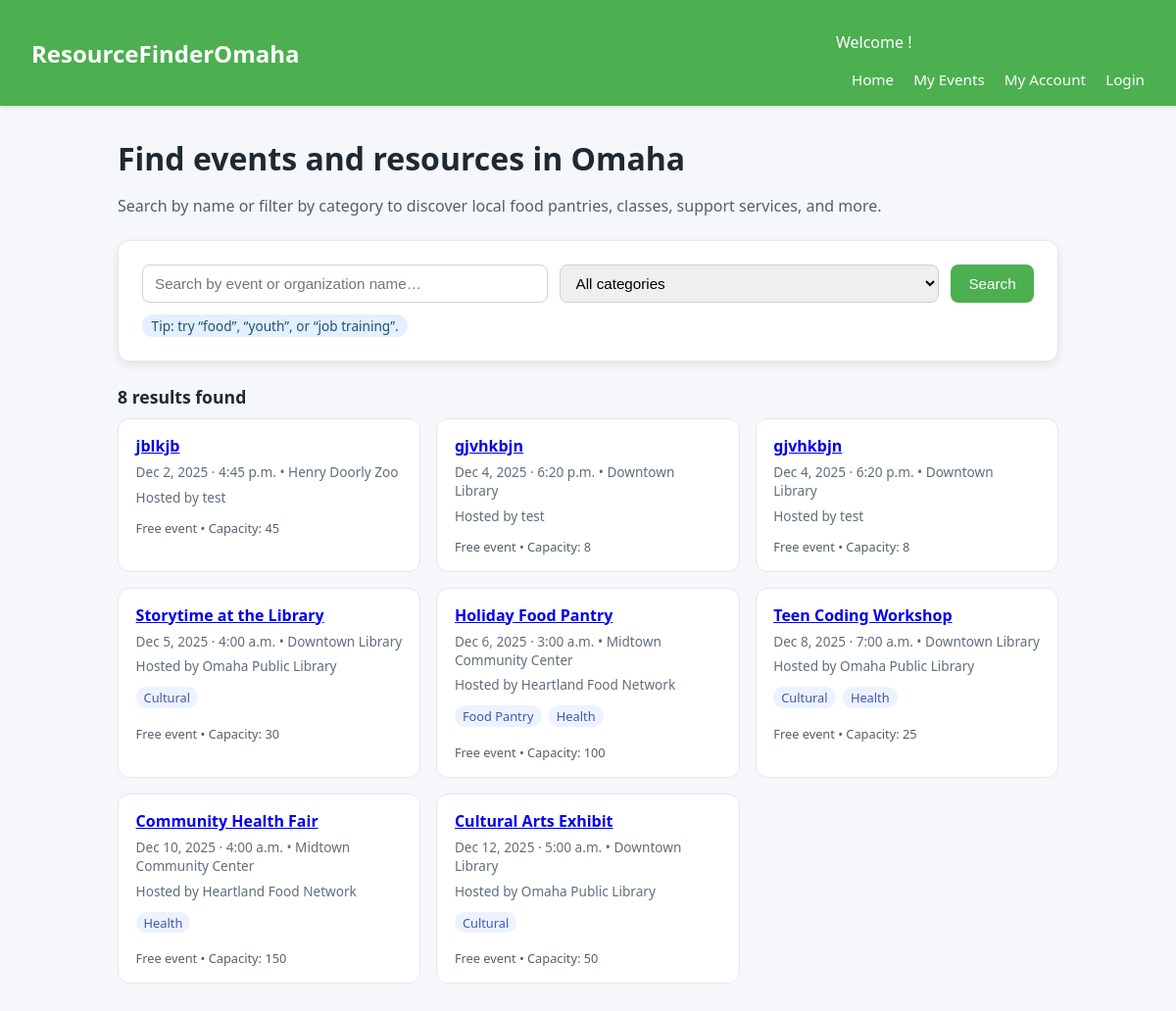
/accounts/profile/, run on the app's committed database.
### events/models.py (models this page shows, shortened)
class TimeStamped(models.Model):
    created_at = models.DateTimeField(auto_now_add=True)
    updated_at = models.DateTimeField(auto_now=True)
    class Meta:
        abstract = True

class Event(TimeStamped):
    org = models.ForeignKey(Organization, on_delete=models.CASCADE, related_name="events")
    title = models.CharField(max_length=200)
    description = models.TextField(blank=True)
    start_at = models.DateTimeField()
    end_at = models.DateTimeField(null=True, blank=True)
    location = models.ForeignKey(Location, on_delete=models.PROTECT, related_name="events")
    is_free = models.BooleanField(default=True)
    url = models.URLField(blank=True)
    capacity = models.PositiveIntegerField(null=True, blank=True)
    categories = models.ManyToManyField(Category, related_name="events", blank=True)
    is_published = models.BooleanField(default=True)
    class Meta:
        indexes = [
            models.Index(fields=["start_at"]),
            models.Index(fields=["is_published"]),
        ]
        ordering = ["start_at"]

class Location(TimeStamped):
    name = models.CharField(max_length=120, blank=True)
    address1 = models.CharField(max_length=200, blank=True)
    address2 = models.CharField(max_length=200, blank=True)
    city = models.CharField(max_length=80, default="Omaha")
    state = models.CharField(max_length=2, default="NE")
    postal_code = models.CharField(max_length=15, blank=True)
    latitude = models.FloatField(null=True, blank=True)
    longitude = models.FloatField(null=True, blank=True)

class Organization(TimeStamped):
    org = models.OneToOneField(User, on_delete=models.CASCADE) # link extra info to user
    name = models.CharField(max_length=150, unique=True)
    description = models.TextField(blank=True)
    website = models.URLField(blank=True)
    email = models.EmailField(blank=True)
    phone = models.CharField(max_length=30, blank=True)
    is_verified = models.BooleanField(default=False)

class Category(models.Model):
    name = models.CharField(max_length=80, unique=True)
    slug = models.SlugField(max_length=100, unique=True)
    class Meta: #sorts alphabetically
        ordering = ["name"]

### events/views.py (the view)
# urls.py: 2. Add a URL to urlpatterns:  path('', views.home, name='home')
def home(request):
    query = request.GET.get("q", "").strip()
    category_slug = request.GET.get("category", "").strip()
    events = Event.objects.filter(is_published=True).order_by("start_at")
    if query:
        events = events.filter(
            Q(title__icontains=query) |
            Q(org__name__icontains=query)
        )
    if category_slug:
        events = events.filter(categories__slug=category_slug)
    events = events.distinct()
    categories = Category.objects.order_by("name")
    is_org = request.user.groups.filter(name='Organizations').exists()
    context = {
        "events": events,
        "categories": categories,
        "query": query,
        "selected_category": category_slug,
        "is_org": is_org
    }
    return render(request, "home.html", context)

### events/templates/home.html (shortened to what this page needs)
{% extends "base.html" %}
{% block content %}
  <h1 class="page-title">Find events and resources in Omaha</h1>
  <p class="page-subtitle">
    Search by name or filter by category to discover local food pantries, classes,
    support services, and more.
  </p>
  <section class="search-card">
    <form method="get" action="{% url 'home' %}">
      <div class="search-row">
        <input
          type="text"
          name="q"
          placeholder="Search by event or organization name…"
          value="{{ query|default:'' }}"
        />
        <select name="category">
          <option value="">All categories</option>
        </select>
        <button type="submit">Search</button>
      </div>
    </form>
    <div class="pill-row">
      {% if query or selected_category %}
        <span>Filters applied</span>
      {% else %}
        <span>Tip: try “food”, “youth”, or “job training”.</span>
      {% endif %}
    </div>
  </section>
  {% if events %}
    <section>
      <h2 style="font-size:1.1rem; margin-bottom:0.6rem;">
        {{ events|length }} result{{ events|length|pluralize }} found
      </h2>
      <div class="events-grid">
        {% for event in events %}
          <article class="event-card">
            <div class="event-title">
             <a href="{% url 'eventDetail' event.id %}">{{event.title}}</a>
            </div>
            <div class="event-meta">
              {{ event.start_at|date:"M j, Y · g:i a" }}
              {% if event.location %}
                • {{ event.location.name|default:event.location.address1 }}
              {% endif %}
            </div>
            {% if event.org %}
              <div class="event-meta">
                Hosted by {{ event.org.name }}
              </div>
            {% endif %}
            {% if event.categories.all %}
              <div class="event-tags">
                {% for cat in event.categories.all %}
                  <span>{{ cat.name }}</span>
                {% endfor %}
              </div>
            {% endif %}
            <div class="event-footer">
              {% if event.is_free %}
                Free event
              {% else %}
                Paid event
              {% endif %}
              {% if event.capacity %}
                • Capacity: {{ event.capacity }}
              {% endif %}
            </div>
          </article>
        {% endfor %}
      </div>
    </section>
  {% else %}
    <div class="empty-state">
      <strong>No events match this search yet.</strong>
      Try clearing filters or using a more general keyword.
    </div>
  {% endif %}
{% endblock %}

### events/templates/base.html (style rules this page uses)
body { margin: 0; font-family: system-ui, -apple-system, BlinkMacSystemFont, "Segoe UI", sans-serif; background: #f5f7fa; color: #1f2933; }
.page-title { font-size: 2rem; margin-bottom: 0.5rem; }
.page-subtitle { color: #52606d; margin-bottom: 1.5rem; }
.search-card { background: white; padding: 1.5rem; border-radius: 0.75rem; box-shadow: 0 4px 10px rgba(15, 23, 42, 0.08); margin-bottom: 1.5rem; border: 1px solid #e4e7eb; }
.search-row { display: flex; flex-wrap: wrap; gap: 0.75rem; margin-bottom: 0.75rem; }
.search-row input[type="text"], .search-row select { flex: 1 1 200px; padding: 0.55rem 0.75rem; border-radius: 0.5rem; border: 1px solid #cbd2d9; font-size: 0.95rem; }
.search-row button { padding: 0.55rem 1.15rem; border-radius: 0.5rem; border: none; background: #4CAF50; color: white; cursor: pointer; font-size: 0.95rem; font-weight: 500; }
.pill-row { margin-top: 0.5rem; font-size: 0.85rem; color: #52606d; }
.pill-row span { display: inline-block; padding: 0.15rem 0.6rem; border-radius: 999px; background: #e4f0ff; color: #1f4f7f; margin-right: 0.4rem; }
.events-grid { display: grid; grid-template-columns: repeat(auto-fit, minmax(260px, 1fr)); gap: 1rem; }
.event-card { background: white; border-radius: 0.75rem; border: 1px solid #e4e7eb; padding: 1rem 1.1rem; display: flex; flex-direction: column; gap: 0.4rem; }
.event-title { font-weight: 600; font-size: 1rem; }
.event-meta { font-size: 0.85rem; color: #616e7c; }
.event-tags { margin-top: 0.35rem; font-size: 0.8rem; }
.event-tags span { display: inline-block; padding: 0.12rem 0.5rem; border-radius: 999px; background: #edf2ff; color: #4257b2; margin-right: 0.25rem; margin-bottom: 0.25rem; }
.event-footer { margin-top: 0.4rem; font-size: 0.8rem; color: #52606d; }

### data on the page
Event: title "jblkjb", start_at "Dec 2, 2025 · 4:45 p.m.", location.name "Henry Doorly Zoo", org.name "test", is_free "Free event", capacity "45"
Event: title "gjvhkbjn", start_at "Dec 4, 2025 · 6:20 p.m.", location.name "Downtown Library", org.name "test", is_free "Free event", capacity "8"
Event: title "gjvhkbjn", start_at "Dec 4, 2025 · 6:20 p.m.", location.name "Downtown Library", org.name "test", is_free "Free event", capacity "8"
Event: title "Storytime at the Library", start_at "Dec 5, 2025 · 4:00 a.m.", location.name "Downtown Library", org.name "Omaha Public Library", is_free "Free event", capacity "30"
Category: name "Cultural"
Event: title "Holiday Food Pantry", start_at "Dec 6, 2025 · 3:00 a.m.", location.name "Midtown Community Center", org.name "Heartland Food Network", is_free "Free event", capacity "100"
Category: name "Food Pantry"
Category: name "Health"
Event: title "Teen Coding Workshop", start_at "Dec 8, 2025 · 7:00 a.m.", location.name "Downtown Library", org.name "Omaha Public Library", is_free "Free event", capacity "25"
Event: title "Community Health Fair", start_at "Dec 10, 2025 · 4:00 a.m.", location.name "Midtown Community Center", org.name "Heartland Food Network", is_free "Free event", capacity "150"
Event: title "Cultural Arts Exhibit", start_at "Dec 12, 2025 · 5:00 a.m.", location.name "Downtown Library", org.name "Omaha Public Library", is_free "Free event", capacity "50"

### other printed values
{{ events|length }} "8"
